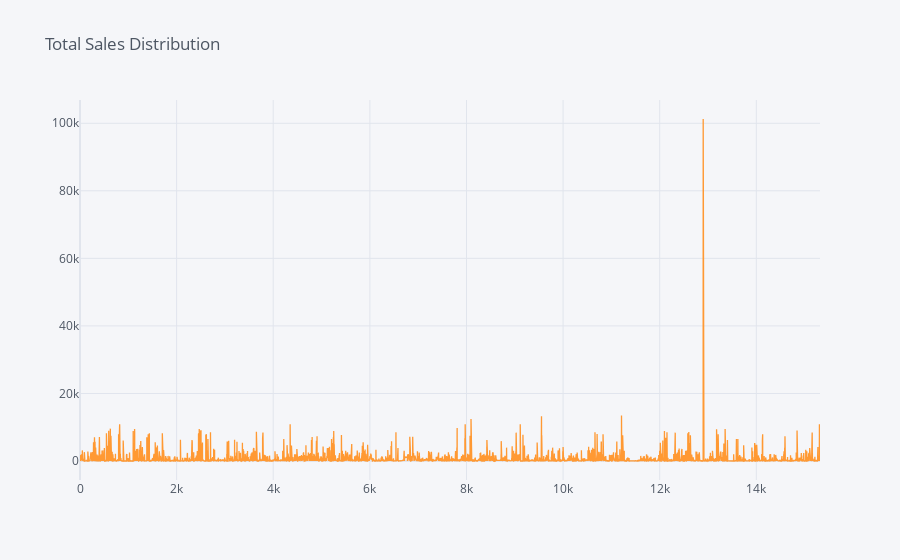

Write notebook code for a chart like this one.
### Code cell
sales.total.iplot(kind='scatter',title='Total Sales Distribution')

### Figure 1 — Plotly figure (JSON) as saved in the notebook; plotly's stock layout.template omitted (floating-point values rounded to 4 significant figures; data arrays with more than 128 entries replaced by an {"elided": "..."} marker saying what was removed)
{"data": [{"line": {"color": "rgba(255, 153, 51, 1.0)", "dash": "solid", "shape": "linear", "width": 1.3}, "mode": "lines", "name": "total", "text": "", "type": "scatter", "x": {"elided": "15319 int values"}, "y": {"elided": "15319 float values"}}], "layout": {"legend": {"bgcolor": "#F5F6F9", "font": {"color": "#4D5663"}}, "paper_bgcolor": "#F5F6F9", "plot_bgcolor": "#F5F6F9", "title": {"font": {"color": "#4D5663"}, "text": "Total Sales Distribution"}, "xaxis": {"gridcolor": "#E1E5ED", "showgrid": true, "tickfont": {"color": "#4D5663"}, "title": {"font": {"color": "#4D5663"}, "text": ""}, "zerolinecolor": "#E1E5ED"}, "yaxis": {"gridcolor": "#E1E5ED", "showgrid": true, "tickfont": {"color": "#4D5663"}, "title": {"font": {"color": "#4D5663"}, "text": ""}, "zerolinecolor": "#E1E5ED"}}}
